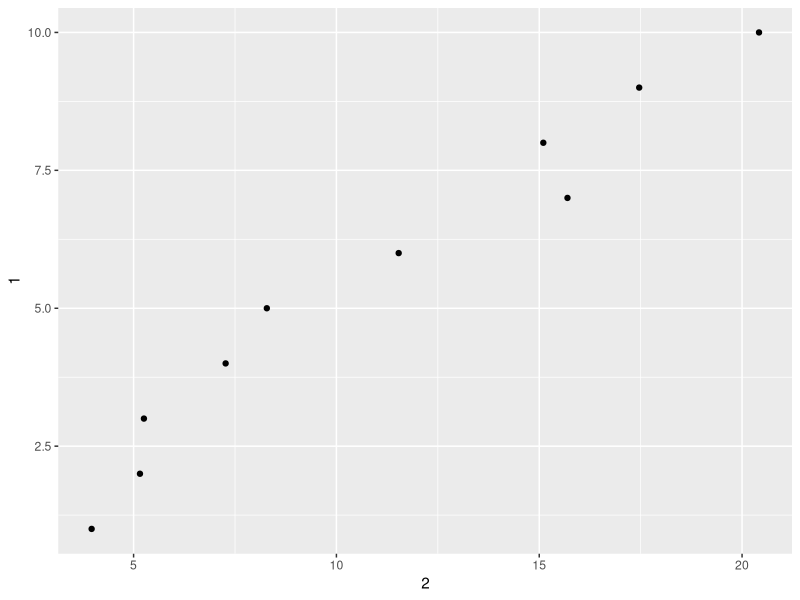

Recreate this plot in R.
# L03-import-join-tidy ----


## load packages ----

library(tidyverse)

## Exercises ----

# Ex 1 --- ----------------------------------------------------------------

#Demonstrate how to read in `TopBabyNamesByState.txt` contained in the `data` 
#sub-directory using the appropriate function from the `readr` package. 
#After reading in the data, determine the top male and female names in 
#1984 for South Dakota.


top_baby_names <- read_delim("data/TopBabyNamesbyState.txt",
                             show_col_types = FALSE)

top_baby_names |>
  filter(state == 'SD', year == 1984) 


# Ex 3 --------------------------------------------------------------------

#Practice referring to non-syntactic names in the following data frame by:


# toy dataset

annoying <- tibble(
  `1` = 1:10,
  `2` = `1` * 2 + rnorm(length(`1`)))

#a.  Extracting the variable called 1.
#b.  Plotting a scatterplot of 1 vs 2.
#c.  Creating a new column called 3 which is 2 divided by 1.
#d.  Renaming the columns to one, two and three.

#a. 

annoying[ , 1]

#b.

annoying |> 
  ggplot(aes(x = `2`, y = `1`)) +
  geom_point()

#c.

annoying |> 
  mutate('3' = `2`/`1`)

#d. 
annoying |> 
  mutate('3' = `2`/`1`) |>  
  rename( one = `1`, two = `2`, three = '3')


# Ex 5 --------------------------------------------------------------------

#  | price | store   | ounces |
#  |-------|---------|--------|
#  | 3.99  | target  | 128    |
#  | 3.75  | walmart | 128    |
#  | 3.00  | amazon  | 128    |

tibble(
  price = c(3.99, 3.75, 3.00),
  store = c("target", "walmart", "amazon"),
  ounces = c(128, 128, 128))

tribble(
  ~price, ~store, ~ounces,
  3.99, "target", 128,
  3.75, "walmart", 128,
  3.00, "amazon", 128)

